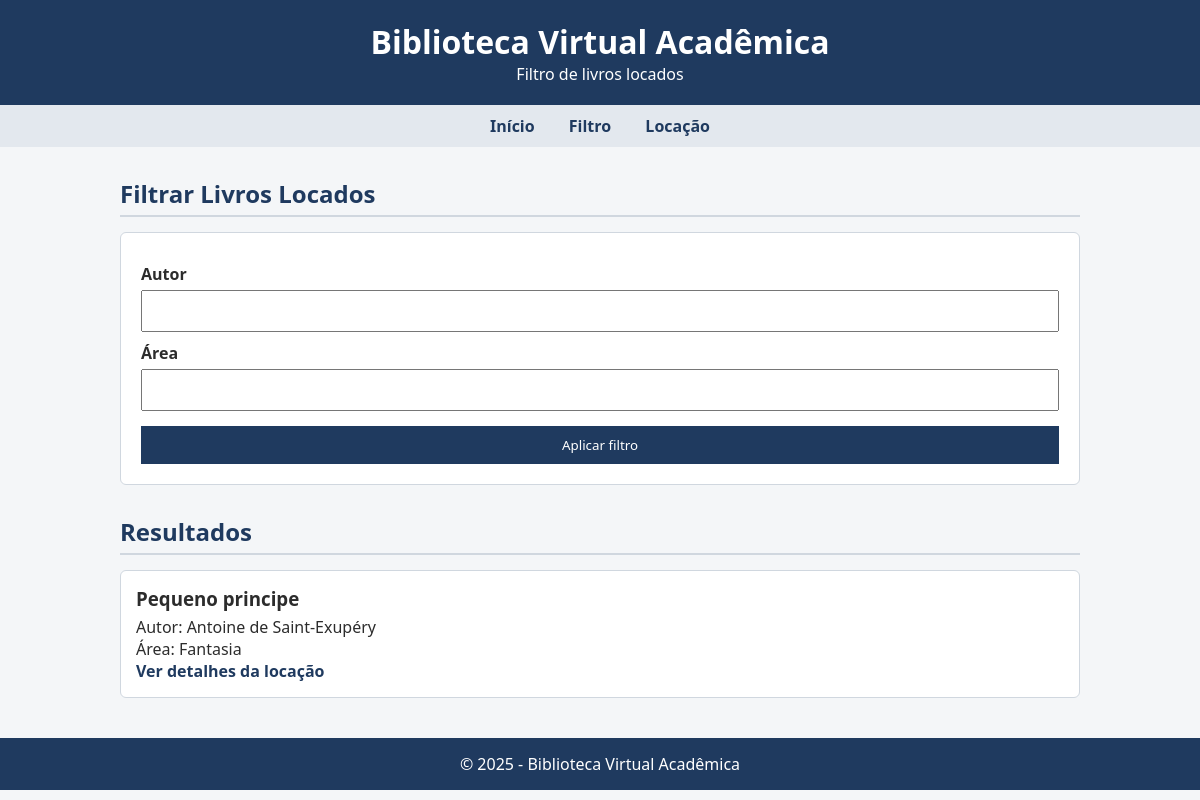
The page /filtro/ on the database its author committed.
### cadastro/models.py (models this page shows, shortened)
class Livro(models.Model):
    STATUS_CHOICES = [
        ('D', 'Disponível'),
        ('L', 'Locado'),
    ]
    titulo = models.CharField(max_length=100)
    status = models.CharField(max_length=1, choices=STATUS_CHOICES, default='D')
    autor = models.CharField(max_length=150)
    area = models.CharField(max_length=100)

### cadastro/views.py (the view, shortened to what this page needs)
# urls.py: path('filtro/', filtro_livros_locados, name='filtro'),
def filtro_livros_locados(request):
    form = FiltroLivroForm(request.GET or None)
    livros = Livro.objects.filter(status='L')
    context = {
        'form': form,
        'livros': livros
    }
    return render(request, 'filtro.html', context)

### cadastro/forms.py
class FiltroLivroForm(forms.Form):
    area = forms.CharField(required=False)
    autor = forms.CharField(required=False)

### cadastro/templates/filtro.html (shortened to what this page needs)
<!DOCTYPE html>
<html lang="pt-BR">
<head>
</head>
<body>
<header>
    <h1>Biblioteca Virtual Acadêmica</h1>
    <p>Filtro de livros locados</p>
</header>
<nav>
    <a href="{% url 'home' %}">Início</a>
    <a href="{% url 'filtro' %}">Filtro</a>
    <a href="{% url 'locacao' %}">Locação</a>
</nav>
<main>
    <section>
        <h2>Filtrar Livros Locados</h2>
        <form method="get" class="form-filtro">
            <label>Autor</label>
            <input type="text" name="autor" value="{{ request.GET.autor }}">
            <label>Área</label>
            <input type="text" name="area" value="{{ request.GET.area }}">
            <button type="submit">Aplicar filtro</button>
        </form>
    </section>
    <section>
        <h2>Resultados</h2>
        <div class="livros">
            {% for livro in livros %}
                <div class="livro">
                    <h3>{{ livro.titulo }}</h3>
                    <p>Autor: {{ livro.autor }}</p>
                    <p>Área: {{ livro.area }}</p>
                    <a href="{% url 'confirmacao_locacao' livro.id %}">
                        Ver detalhes da locação
                    </a>
                </div>
            {% empty %}
                <p>Nenhum livro locado encontrado.</p>
            {% endfor %}
        </div>
    </section>
</main>
<footer>
    <p>&copy; 2025 - Biblioteca Virtual Acadêmica</p>
</footer>
</body>
</html>

### cadastro/templates/filtro.html (style rules this page uses)
* { margin: 0; padding: 0; box-sizing: border-box; font-family: "Segoe UI", Tahoma, Arial, sans-serif; }
body { background-color: #f4f6f8; color: #2c2c2c; }
header { background-color: #1f3a5f; color: #fff; padding: 20px; text-align: center; }
nav { background-color: #e3e8ee; padding: 10px; text-align: center; }
nav a { color: #1f3a5f; text-decoration: none; margin: 0 15px; font-weight: 600; }
main { max-width: 1000px; margin: 30px auto; padding: 0 20px; }
section h2 { color: #1f3a5f; margin-bottom: 15px; border-bottom: 2px solid #d0d7df; padding-bottom: 5px; }
.form-filtro { background: #fff; padding: 20px; border: 1px solid #d0d7df; border-radius: 6px; margin-bottom: 30px; }
.form-filtro label { display: block; margin-top: 10px; font-weight: 600; }
.form-filtro input { width: 100%; padding: 10px; margin-top: 5px; }
.form-filtro button { margin-top: 15px; padding: 10px; width: 100%; background-color: #1f3a5f; color: #fff; border: none; cursor: pointer; }
.livros { display: grid; grid-template-columns: repeat(auto-fit, minmax(250px, 1fr)); gap: 20px; }
.livro { background: #fff; padding: 15px; border: 1px solid #d0d7df; border-radius: 6px; }
.livro h3 { margin-bottom: 5px; }
.livro a { color: #1f3a5f; font-weight: 600; text-decoration: none; }
footer { background-color: #1f3a5f; color: #fff; text-align: center; padding: 15px; margin-top: 40px; }

### rows shown on the page
Livro: titulo "Pequeno principe", autor "Antoine de Saint-Exupéry", area "Fantasia"
